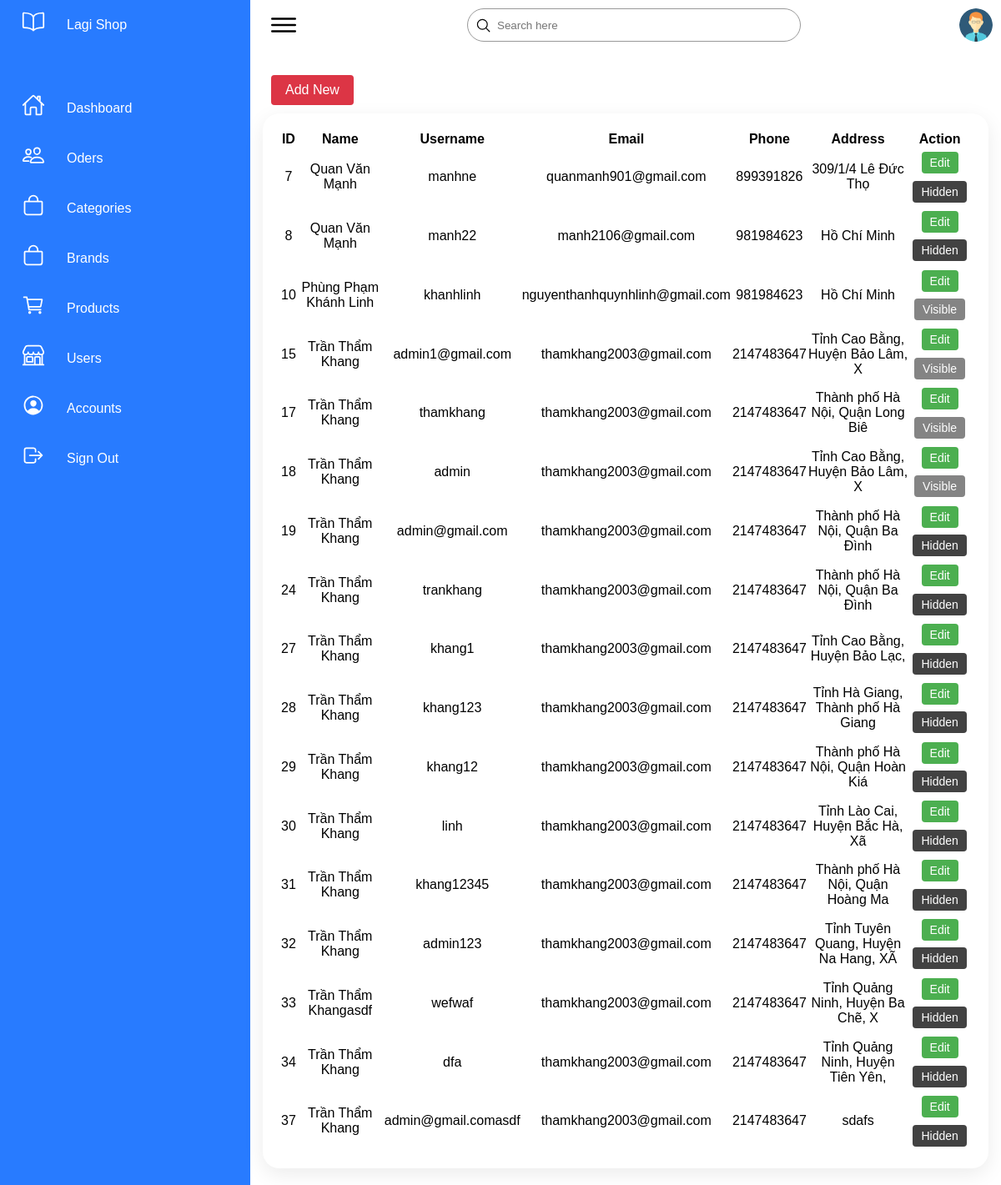
Page /doan/Shop_php/admin/xulykhachhang.php (signed in) on the earlier database version.
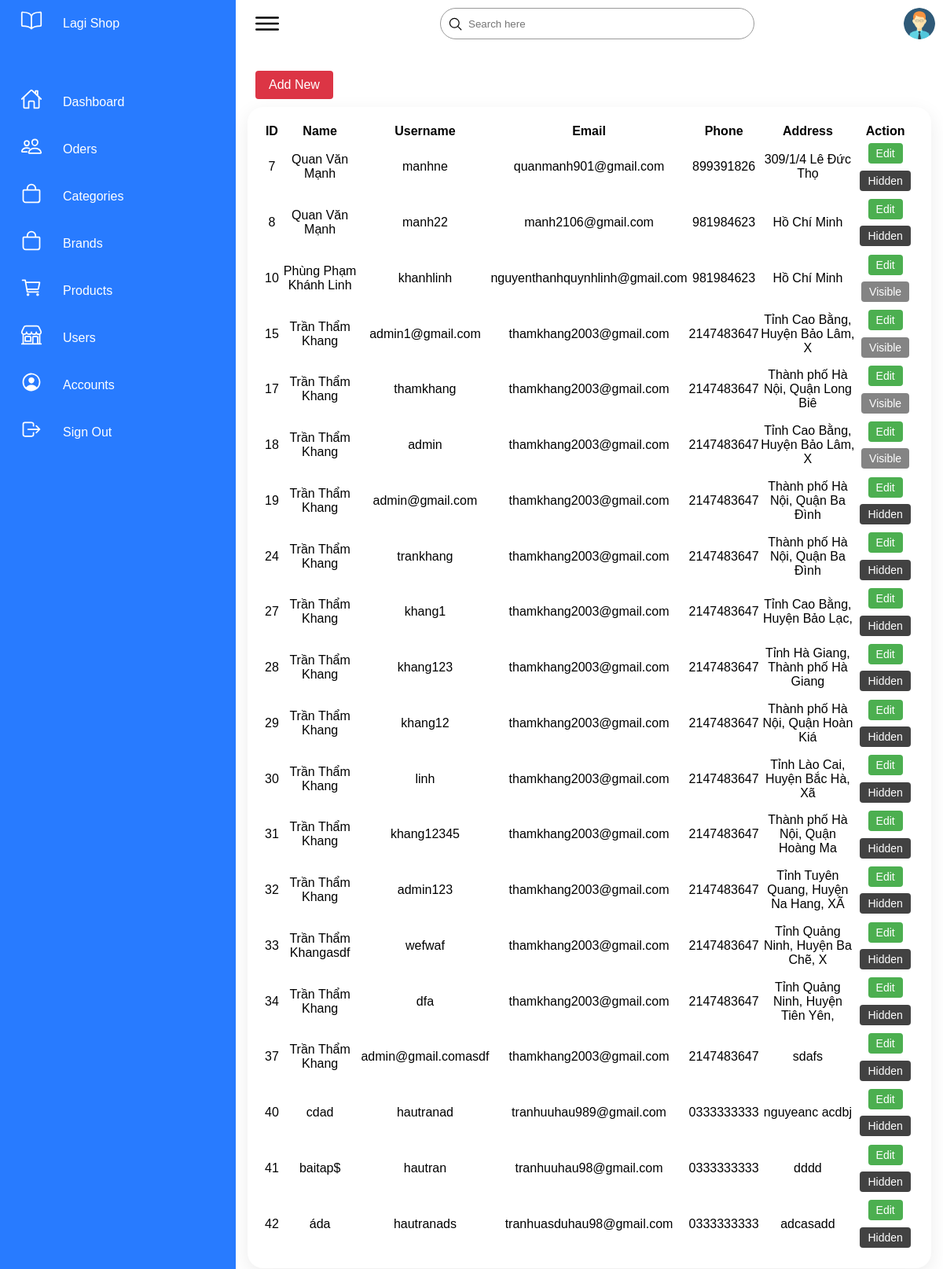
Same page on the later database version.
### tables this page shows
CREATE TABLE `user` (
  `userId` int(11) NOT NULL,
  `name` varchar(255) NOT NULL,
  `username` varchar(255) NOT NULL,
  `userPassword` varchar(255) NOT NULL,
  `email` varchar(255) NOT NULL,
  `gioiTinh` varchar(255) NOT NULL,
  `sdt` varchar(20) NOT NULL,
  `ngaySinh` varchar(255) NOT NULL,
  `diaChi` varchar(200) NOT NULL,
  `isActive` int(11) NOT NULL DEFAULT 0
);

### doan/Shop_php/admin/xulykhachhang.php (the view, shortened to what this page needs)
<!DOCTYPE html>
<html lang="en">
<head>
    <link rel="stylesheet" href="../css/doan.css">
    <link rel="stylesheet" href="../css/new_products.css">
</head>
<body>
    <div class="container">
        <div class="navigation">
            <ul>
                <li>
                    <a href="dashboard.php">
                        <span class="icon"><ion-icon name="book-outline"></ion-icon></span>
                        <span class="title">Lagi Shop</span>
                    </a>
                </li>
                <li>
                    <a href="dashboard.php">
                        <span class="icon"><ion-icon name="home-outline"></ion-icon></span>
                        <span class="title">Dashboard</span>
                    </a>
                </li>
                <li>
                    <a href="xulydonhang.php">
                        <span class="icon"><ion-icon name="people-outline"></ion-icon></span>
                        <span class="title">Oders</span>
                    </a>
                </li>
                <li>
                    <a href="xulydanhmuc.php">
                        <span class="icon"><ion-icon name="bag-outline"></ion-icon></span>
                        <span class="title">Categories</span>
                    </a>
                </li>
                <li>
                    <a href="xulybrand.php">
                        <span class="icon"><ion-icon name="bag-outline"></ion-icon></span>
                        <span class="title">Brands</span>
                    </a>
                </li>
                <li>
                    <a href="products.php">
                        <span class="icon"><ion-icon name="cart-outline"></ion-icon></span>
                        <span class="title">Products</span>
                    </a>
                </li>
                <li>
                    <a href="xulykhachhang.php">
                        <span class="icon"><ion-icon name="storefront-outline"></ion-icon></span>
                        <span class="title">Users</span>
                    </a>
                </li>
                <li>
                    <a href="account.php">
                        <span class="icon"><ion-icon name="person-circle-outline"></ion-icon></span>
                        <span class="title">Accounts</span>
                    </a>
                </li>
                <li>
                    <a href="?dangxuat=1">
                        <span class="icon"><ion-icon name="log-out-outline"></ion-icon></span>
                        <span class="title">Sign Out</span>
                    </a>
                </li>
            </ul>
        </div>
        <div class="main">
            <div class="topbar">
                <div class="toggle">
                    <ion-icon name="menu-outline"></ion-icon>
                </div>
                <div class="search">
                    <label>
                        <input type="text" placeholder="Search here">
                        <ion-icon name="search-outline"></ion-icon>
                    </label>
                </div>
                <div class="user">
                    <img src="../img/user.png" alt="">
                </div>
            </div>
            <div class="content">
                <div class="cards-1">
                    <div class="mb-10">
                        <a href="createUser.php" class="btn btn-danger mr-2">
                            <span>Add New</span>
                        </a>
                    </div>
                    <div class="content-2">
                        <div class="recent-payments">
                            <table>
                                <thead>
                                    <tr>
                                        <th>ID</th>
                                        <th>Name</th>
                                        <th>Username</th>
                                        <th>Email</th>
                                        <th>Phone</th>
                                        <th>Address</th>
                                        <th>Action</th>
                                    </tr>
                                </thead>
                                <tbody>
                                    <?php
                                    $servername = "localhost";
                                    $username = "root";
                                    $password = "";
                                    $dbname = "lagi.shop";
                                    $conn = mysqli_connect($servername, $username, $password, $dbname);
                                    $sql = "SELECT * FROM user";
                                    $result = mysqli_query($conn, $sql);
                                    if (mysqli_num_rows($result) > 0) {
                                        while ($row = mysqli_fetch_assoc($result)) {
                                            echo "<tr>";
                                            echo "<td>" . $row["userId"] . "</td>";
                                            echo "<td>" . $row["name"] . "</td>";
                                            echo "<td>" . $row["username"] . "</td>";
                                            echo "<td>" . $row["email"] . "</td>";
                                            echo "<td>" . $row["sdt"] . "</td>";
                                            echo "<td>" . substr($row["diaChi"], 0, 40) . "</td>";
                                            echo "<td>";
                                            echo "<form method='POST' action='edituser.php'>";
                                            echo "<input type='submit' name='edit_cart_item' value='Edit'>";
                                            echo "</form></br>";
                                            if ($row["isActive"] == 0) {
                                                echo "<form method='POST'>";
                                                echo "<input type='submit' name='hidden_item' value='Hidden'>";
                                                echo "</form></br>";
                                            } else {
                                                echo "<form method='POST'>";
                                                echo "<input type='submit' name='visible_item' value='Visible'>";
                                                echo "</form></br>";
                                            }
                                            echo "</td>";
                                            echo "</tr>";
                                        }
                                    } else {
                                        echo "<tr><td colspan='10'>No users found</td></tr>";
                                    }
                                    ?>
                                </tbody>
                            </table>
                        </div>
                    </div>
                </div>
            </div>
</body>
</html>

### doan/Shop_php/css/doan.css (style rules this page uses)
* { margin: 0px; padding: 0px; box-sizing: border-box; font-family: sans-serif; }
:root { --blue:#287bff; --white:#fff; --grey:#f5f5f5; --black1:#222; --black2:#999; }
body { min-height: 100vh; overflow-x: hidden; }
.container { position: relative; width: 100%; }
.navigation { position: fixed; width: 300px; height: 100%; background:var(--blue); border-left: 10px solid var(--blue); transition: 0.5s; overflow: hidden; }
.navigation ul { position: absolute; top: 0; left: 0; width: 100%; padding-left: 0; }
.navigation ul li { position: relative; width: 100%; list-style: none; border-top-left-radius: 30px; border-bottom-left-radius: 30px; }
.navigation ul li:nth-child(1) { margin-bottom: 40px; pointer-events: none; }
.navigation ul li a { position: relative; display: block; width: 100%; display: flex; text-decoration: none; color: var(--white); }
.navigation ul li a .icon { position: relative; display: block; min-width: 60px; height: 60px; line-height: 70px; text-align: center; }
.navigation ul li a .icon ion-icon { font-size: 1.75em; }
.navigation ul li a .title { position: relative; display: block; padding: 0 10px; height: 60px; line-height: 60px; text-align: start; white-space: nowrap; }
.main { position: absolute; width: calc(100% - 300px); left: 300px; min-height: 100vh; background: var(--white); transition: 0.5s; }
.topbar { width: 100%; height: 60px; display: flex; justify-content: space-between; align-items: center; padding: 0 10px; }
.toggle { position: relative; top: 0; width: 60px; height: 60px; display: flex; justify-content: center; align-items: center; font-size: 2.5em; cursor: pointer; }
.search { position: relative; width: 400px; margin: 0 10px; }
.search label { position: relative; width: 100%; }
.search label input { width: 100%; height: 40px; border-radius: 40px; padding: 5px 20px; outline: none; padding-left: 35px; border: 1px solid var(--black2); }
.search label ion-icon { position: absolute; top:0px; left: 10px; font-size: 1.2em; }
.user { position:relative; width:40px; height: 40px; border-radius: 50%; overflow: hidden; cursor: pointer; }
.user img { position: absolute; top: 0; left:0; width: 100%; height: 100%; object-fit: cover; }
.btn { position: relative; padding: 5px 10px; background: var(--blue); text-decoration: none; color: var(--white); border-radius: 6px; }

### doan/Shop_php/css/new_products.css (style rules this page uses)
.recent-payments { position: relative; display: grid; min-height: 500px; background: var(--white); padding: 20px; box-shadow: 0 7px 25px rgba(0, 0, 0, 0.08); border-radius: 20px; }
.content .recent-payments table tr td:nth-child(1) { text-align: center; }
.content .recent-payments table tr td:nth-child(2) { text-align: center; }
.content .recent-payments table tr td:nth-child(3) { text-align: center; }
.content .recent-payments table tr td:nth-child(4) { text-align: center; }
.content .recent-payments table tr td:nth-child(5) { text-align: center; }
.content .recent-payments table tr td:nth-child(6) { text-align: center; }
.content .recent-payments table tr td:nth-child(7) { text-align: center; }
.container .content .cards-1 { padding: 20px 15px; }

### doan/Shop_php/admin/xulykhachhang.php (style rules this page uses)
.btn { margin: 10px; display: inline-block; font-weight: 400; color: #fff; text-align: center; vertical-align: middle; user-select: none; background-color: #dc3545; border-color: #dc3545; padding: .375rem .75rem; font-size: 1rem; line-height: 1.5; border-radius: .25rem; transition: color .15s ease-in-out, background-color .15s ease-in-out, border-color .15s ease-in-out, box-shadow .15s ease-in-out; }
.btn span { display: inline-block; margin-left: 5px; margin-right: 5px; }
form { display: inline-block; }
input[type="submit"] { background-color: #4CAF50; border: none; color: #fff; padding: 5px 10px; margin: 0.3em; text-align: center; text-decoration: none; display: inline-block; font-size: 14px; border-radius: 4px; cursor: pointer; }
input[type="submit"][name="hidden_item"] { background-color: #424242; }
input[type="submit"][name="visible_item"] { background-color: #848484; }

Differences in the rows shown:
added user: userId "40", name "cdad", username "hautranad", email "tranhuuhau989@gmail.com", sdt "0333333333", diaChi "nguyeanc acdbj"
added user: userId "41", name "baitap$", username "hautran", email "tranhuuhau98@gmail.com", sdt "0333333333", diaChi "dddd"
added user: userId "42", name "áda", username "hautranads", email "tranhuasduhau98@gmail.com", sdt "0333333333", diaChi "adcasadd"
